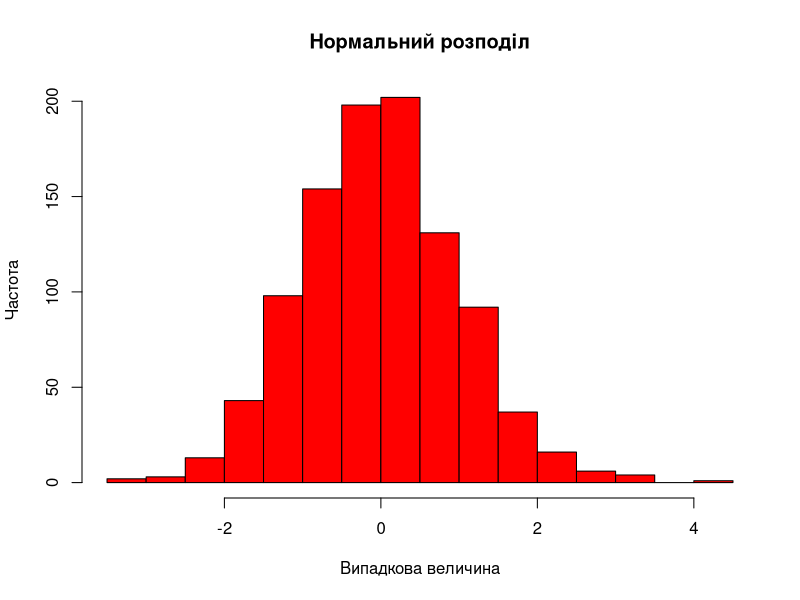

This chart was generated by the following R code:
## ---- chunk 1

hist(
  x = rnorm(1000),
  col = "red",
  main = "Нормальний розподіл",
  xlab = "Випадкова величина", ylab = "Частота"
)

## ---- chunk 2

knitr::kable(ability.cov$cov)

